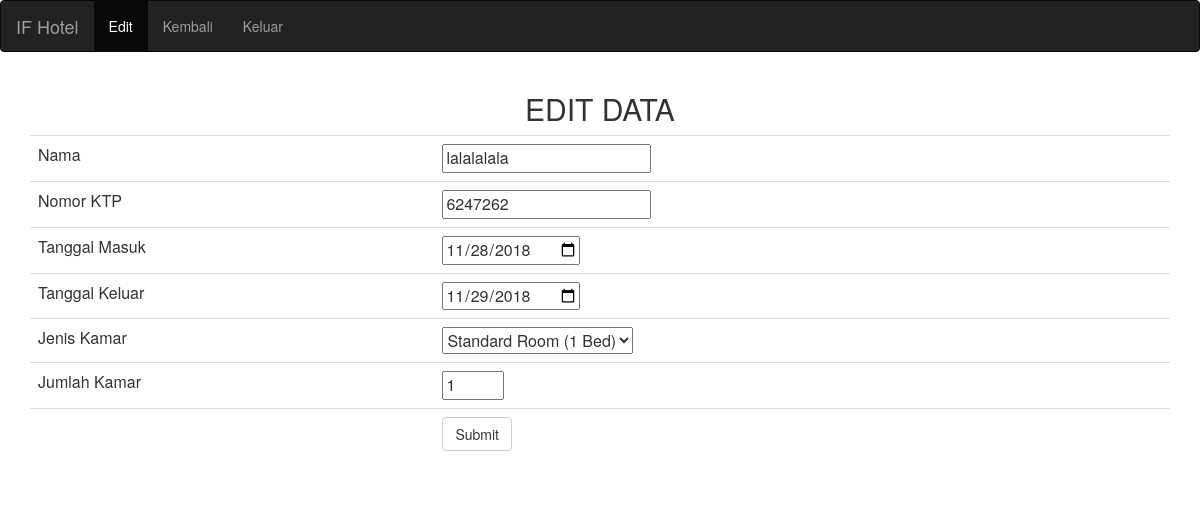
Page /admin/edit.php?id=1UUY on the committed database.
### tables this page shows
CREATE TABLE `pemesanan` (
  `id` varchar(5) NOT NULL,
  `nama` varchar(30) NOT NULL,
  `ktp` varchar(20) NOT NULL,
  `masuk` date NOT NULL,
  `keluar` date NOT NULL,
  `kamar` varchar(20) NOT NULL,
  `jumlah` int(11) NOT NULL,
  `totalbayar` int(11) NOT NULL
);

### admin/edit.php (the view, shortened to what this page needs)
<html lang="en">
<head>
  <link rel="stylesheet" href="https://maxcdn.bootstrapcdn.com/bootstrap/3.3.7/css/bootstrap.min.css">
</head>
<body>
	<nav class="navbar navbar-inverse">
	  <div class="container-fluid">
	    <div class="navbar-header">
	      <a class="navbar-brand" href="#">IF Hotel</a>
	    </div>
	    <ul class="nav navbar-nav">
	      <li class="active"><a href="edit.php">Edit</a></li>
	      <li><a href="laporan.php">Kembali</a></li>
	      <li><a href="logout.php">Keluar</a></li>
	    </ul>
	    </div>
	</nav>
<div class="container">
  		<?php
			include 'koneksi.php';
			$id=$_GET['id'];
			$sql = mysqli_query ($koneksi, "select * from pemesanan where id='$id'") or die (mysqli_error());
			$data= mysqli_fetch_array($sql) or die(mysqli_error());
		?>
		<h2 align="center">EDIT DATA</h2>
		<form method="post" action="proses_edit.php">
			<table class="table">
				<tr>
					<td>Nama</td>
					<td><input type="text" name="nama" value="<?php echo $data['nama']; ?>"></td>
				</tr>
				<tr>
					<td>Nomor KTP</td>
					<td><input type="text" name="ktp" value="<?php echo $data['ktp']; ?>"></td>
				</tr>
				<tr>
					<td>Tanggal Masuk</td>
					<td><input type="date" name="masuk" value="<?php echo $data['masuk']; ?>"></td>
				</tr>
				<tr>
					<td>Tanggal Keluar</td>
					<td><input type="date" name="keluar" value="<?php echo $data['keluar']; ?>"></td>
				</tr>
				<tr>
					<td>Jenis Kamar</td>
					<td><select name="kamar">
							<option value="std1"<?php if ($data['kamar']=="std1"){echo "selected";} ?>>Standard Room (1 Bed)</option>
					</select></td>
				</tr>
				<tr>
					<td>Jumlah Kamar</td>
					<td><input type="number" name="jumlah" min="1" max="20" value="<?php echo $data['jumlah']; ?>"></td>
				</tr>
				<tr>
					<td></td>
					<td><input type="submit" name="UPDATE" class="btn btn-default"></td>
				</tr>
			</table>
		</form>
	</div>
	</body>
</html>

### rows in the picture
pemesanan: nama "lalalalala", ktp "6247262", masuk "11/28/2018", keluar "11/29/2018", kamar "Standard Room (1 Bed)", jumlah "1"
